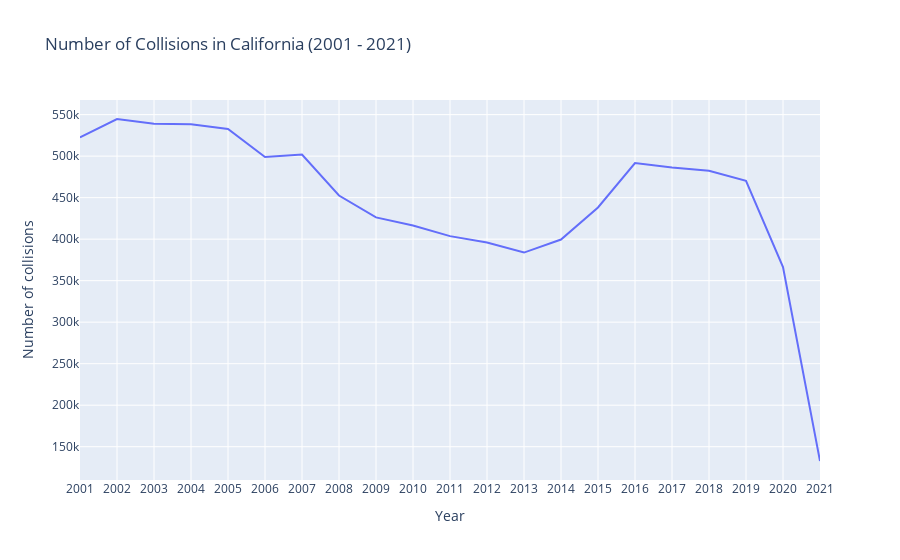

Notebook source saved alongside this figure:
### Markdown cell above
### How has the number of collisions in California changed over the years?

### Code cell
# count of collisions per year since (year 2001 - 2021)
query = """
        SELECT count(*) as count_of_collisions, 
               strftime('%Y',collision_date) as year  
        FROM collisions
        GROUP BY year
        ORDER BY year
        
        """
table = pd.read_sql_query(query, con)

# plot
fig = px.line(table, x="year", y="count_of_collisions", title='Number of Collisions in California (2001 - 2021)')
fig.update_layout(
    xaxis_title="Year",
    yaxis_title="Number of collisions",
)
fig.show()

### Figure 1 — Plotly figure (JSON) as saved in the notebook; plotly's stock layout.template omitted (floating-point values rounded to 4 significant figures)
{"data": [{"hovertemplate": "year=%{x}<br>count_of_collisions=%{y}<extra></extra>", "legendgroup": "", "line": {"color": "#636efa", "dash": "solid"}, "marker": {"symbol": "circle"}, "mode": "lines", "name": "", "orientation": "v", "showlegend": false, "type": "scatter", "x": ["2001", "2002", "2003", "2004", "2005", "2006", "2007", "2008", "2009", "2010", "2011", "2012", "2013", "2014", "2015", "2016", "2017", "2018", "2019", "2020", "2021"], "xaxis": "x", "y": [522562, 544741, 538954, 538295, 532725, 498846, 501908, 452595, 426228, 416490, 403629, 395901, 383840, 399565, 438169, 491619, 486432, 482296, 470352, 366417, 132770], "yaxis": "y"}], "layout": {"legend": {"tracegroupgap": 0}, "title": {"text": "Number of Collisions in California (2001 - 2021)"}, "xaxis": {"anchor": "y", "domain": [0, 1], "title": {"text": "Year"}}, "yaxis": {"anchor": "x", "domain": [0, 1], "title": {"text": "Number of collisions"}}}}
